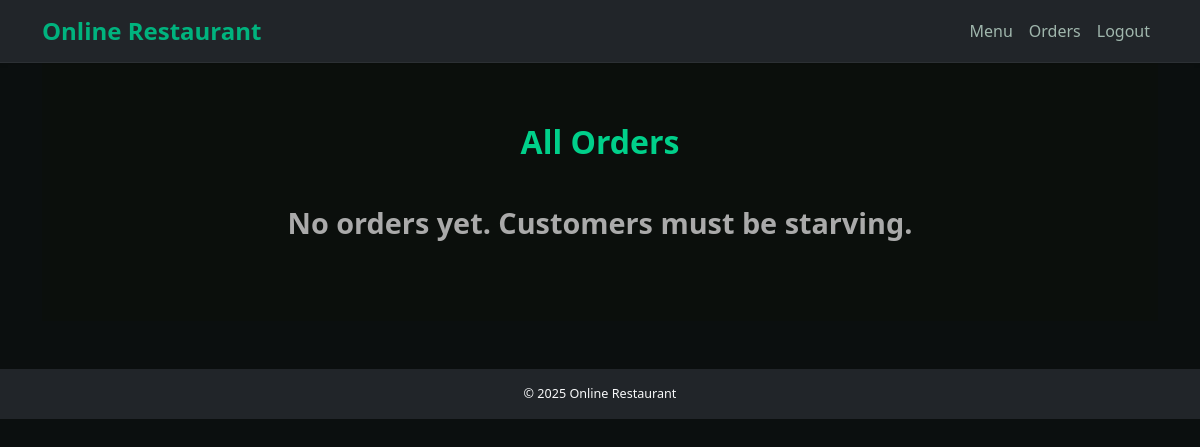
Before: /admin/orders (signed in) with the older database file.
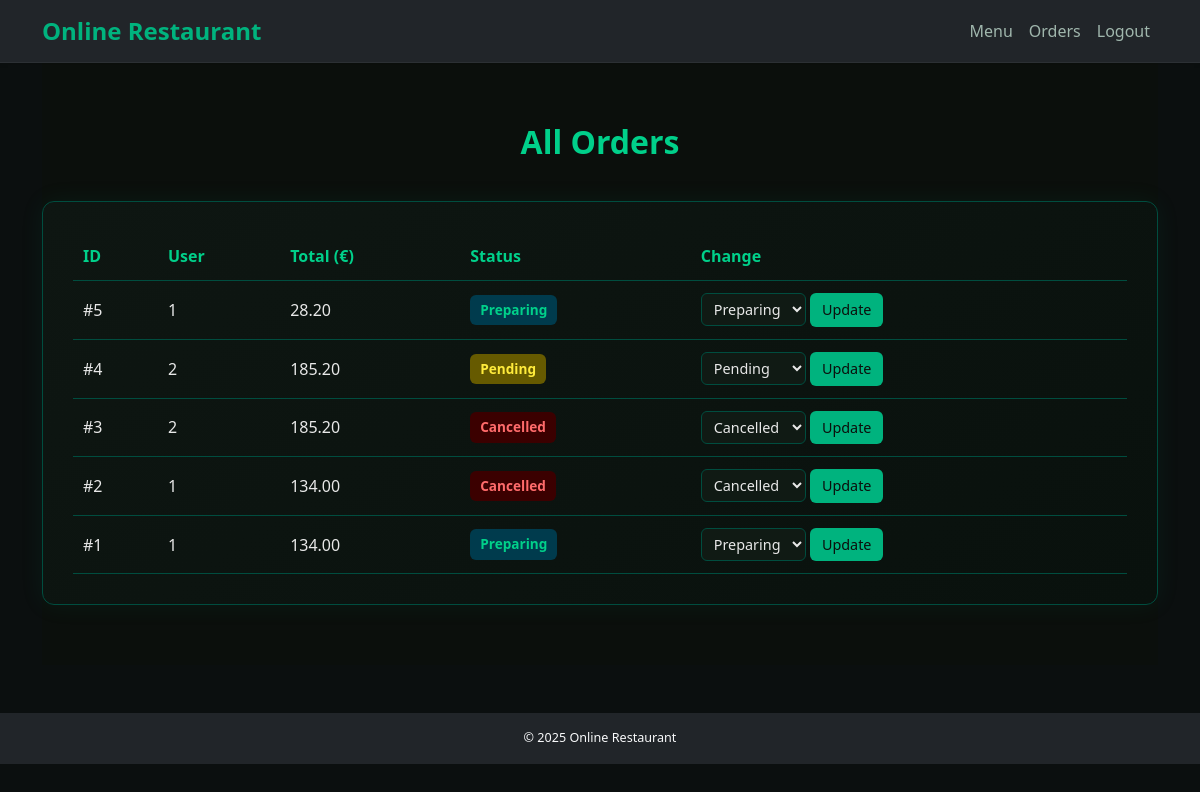
After: the same page with the newer database file.
### models/models.py (models this page shows)
class Order(db.Model):
    id = db.Column(db.Integer, primary_key=True)
    user_id = db.Column(db.Integer, db.ForeignKey('user.id'), nullable=False)
    total_price = db.Column(db.Float, nullable=False)
    date = db.Column(db.DateTime, server_default=db.func.now())
    items = db.relationship('OrderItem', backref='order', lazy=True)
    status = db.Column(db.String(50), default='Pending')

### routes/admin.py (the view)
@admin_bp.route('/admin/orders')
@login_required
def view_orders():
    if not current_user.is_admin:
        flash('Access denied.')
        return redirect(url_for('main.menu'))
    orders = Order.query.order_by(Order.date.desc()).all()
    return render_template('admin_orders.html', orders=orders)

### app.py (called while the page is built)
@login_manager.user_loader
def load_user(user_id):
    from models.models import User
    return User.query.get(int(user_id))

def create_app():
    app = Flask(__name__)
    app.config.from_object(Config)
    app.config.from_pyfile('config.py', silent=True)
    db.init_app(app)
    migrate.init_app(app, db)
    login_manager.init_app(app)
    csrf.init_app(app)
    limiter.init_app(app)
    from routes.auth import auth_bp
    from routes.main import main_bp
    from routes.admin import admin_bp
    app.register_blueprint(auth_bp)
    app.register_blueprint(main_bp)
    app.register_blueprint(admin_bp)
    @app.after_request
    def set_headers(resp):
        resp.headers["Content-Security-Policy"] = (
            "default-src 'self'; img-src 'self' data:; style-src 'self' 'unsafe-inline'"
        )
        return resp
    return app

### templates/admin_orders.html (shortened to what this page needs)
{% extends 'base.html' %}
{% block content %}
<section class="admin-section fade-in">
  <h2 class="admin-title">All Orders</h2>
  {% if orders %}
  <div class="admin-card">
    <table class="admin-table">
      <thead>
        <tr>
          <th>ID</th>
          <th>User</th>
          <th>Total (€)</th>
          <th>Status</th>
          <th>Change</th>
        </tr>
      </thead>
      <tbody>
        {% for order in orders %}
        <tr>
          <td>#{{ order.id }}</td>
          <td>{{ order.user_id }}</td>
          <td>{{ '%.2f'|format(order.total_price) }}</td>
          <td>
            <span class="status-badge {{ order.status|lower }}">
              {{ order.status }}
            </span>
          </td>
          <td>
            <form action="{{ url_for('admin.change_order_status', order_id=order.id) }}" method="post" class="inline-form">
              <select name="status" class="status-select" required>
                <option {% if order.status=='Pending' %}selected{% endif %}>Pending</option>
                <option {% if order.status=='Preparing' %}selected{% endif %}>Preparing</option>
                <option {% if order.status=='Cancelled' %}selected{% endif %}>Cancelled</option>
              </select>
              <button type="submit" class="btn-small edit">Update</button>
            </form>
          </td>
        </tr>
        {% endfor %}
      </tbody>
    </table>
  </div>
  {% else %}
  <p class="empty-text">No orders yet. Customers must be starving.</p>
  {% endif %}
</section>
{% endblock %}

### templates/base.html (shortened to what this page needs)
<!DOCTYPE html>
<html lang="en">
<head>
  <link href="https://cdn.jsdelivr.net/npm/bootstrap@5.3.3/dist/css/bootstrap.min.css" rel="stylesheet">
  <link rel="stylesheet" href="{{ url_for('static', filename='css/style.css') }}">
</head>
<body>
  <nav class="navbar navbar-expand-lg navbar-dark bg-dark shadow-sm">
    <div class="container">
      <a class="navbar-brand fw-bold fs-4" href="{{ url_for('main.index') }}">Online Restaurant</a>
      <div class="collapse navbar-collapse justify-content-end">
        <ul class="navbar-nav">
          {% if current_user.is_authenticated %}
          <li class="nav-item"><a class="nav-link" href="{{ url_for('main.menu') }}">Menu</a></li>
          <li class="nav-item"><a class="nav-link" href="{{ url_for('main.orders') }}">Orders</a></li>
          <li class="nav-item"><a class="nav-link" href="{{ url_for('auth.logout') }}">Logout</a></li>
          {% else %}
          <li class="nav-item"><a class="nav-link" href="{{ url_for('auth.login') }}">Login</a></li>
          <li class="nav-item"><a class="nav-link" href="{{ url_for('auth.register') }}">Register</a></li>
          {% endif %}
        </ul>
      </div>
    </div>
  </nav>
  <main class="container">
  <div class="content-wrapper">
    {% block content %}{% endblock %}
  </div>
</main>
  <footer class="footer py-3 bg-dark text-center text-light mt-5">
    <p class="mb-0 small">&copy; 2025 Online Restaurant</p>
  </footer>
</body>
</html>

### static/css/style.css (style rules this page uses)
:root { --green-main: #00b37e; --green-hover: #00d08a; --green-dark: #004d3f; --bg-dark: #0b0f0f; --text-light: #e4f4ed; --text-muted: #a0b7ad; }
body { background-color: var(--bg-dark); color: var(--text-light); font-family: "Poppins", "Segoe UI", sans-serif; margin: 0; padding: 0; height: 100vh; display: flex; flex-direction: column; }
.navbar { background: #0d1313; border-bottom: 1px solid rgba(255, 255, 255, 0.05); }
.navbar-brand { color: var(--green-main) !important; font-weight: 600; }
.nav-link { color: var(--text-muted) !important; transition: color 0.2s ease; }
footer { background: #0d1313; color: var(--text-muted); text-align: center; padding: 1rem 0; font-size: 0.9rem; }
.admin-section { padding: 60px 0; color: #e8e8e8; background: #0b0f0c; }
.admin-title { text-align: center; color: #00d08a; font-size: 2rem; margin-bottom: 40px; font-weight: 700; }
.admin-card { background: linear-gradient(145deg, #0e1612, #09110d); border: 1px solid #004d3f; border-radius: 12px; padding: 30px; box-shadow: 0 0 25px rgba(0, 179, 126, 0.08); }
.admin-table { width: 100%; border-collapse: collapse; }
.admin-table th, .admin-table td { padding: 12px 10px; border-bottom: 1px solid #004d3f; text-align: left; }
.admin-table th { color: #00d08a; }
.btn-small { padding: 6px 12px; border-radius: 6px; font-size: 0.9rem; font-weight: 500; cursor: pointer; border: none; transition: 0.3s; }
.btn-small.edit { background: #00b37e; color: #0b0f0c; }
.inline-form { display: inline; }
.status-badge { display: inline-block; padding: 5px 10px; border-radius: 6px; font-size: 0.85rem; font-weight: 600; text-transform: capitalize; }
.status-badge.pending { background: #665a00; color: #ffeb3b; }
.status-badge.preparing { background: #003b4d; color: #00d08a; }
.status-badge.cancelled { background: #3b0000; color: #ff6b6b; }
.status-select { background: #101a14; border: 1px solid #004d3f; color: #e8e8e8; padding: 5px 8px; border-radius: 6px; font-size: 0.9rem; transition: all 0.3s; }

Changed rows visible on the page:
added Order: id "5", user_id "1", total_price "28.20", status "Preparing"
added Order: id "4", user_id "2", total_price "185.20", status "Pending"
added Order: id "3", user_id "2", total_price "185.20", status "Cancelled"
added Order: id "2", user_id "1", total_price "134.00", status "Cancelled"
added Order: id "1", user_id "1", total_price "134.00", status "Preparing"
Other visible differences:
text no longer shown: "No orders yet. Customers must be starving."
text now shown: "ID User Total (€) Status Change"
